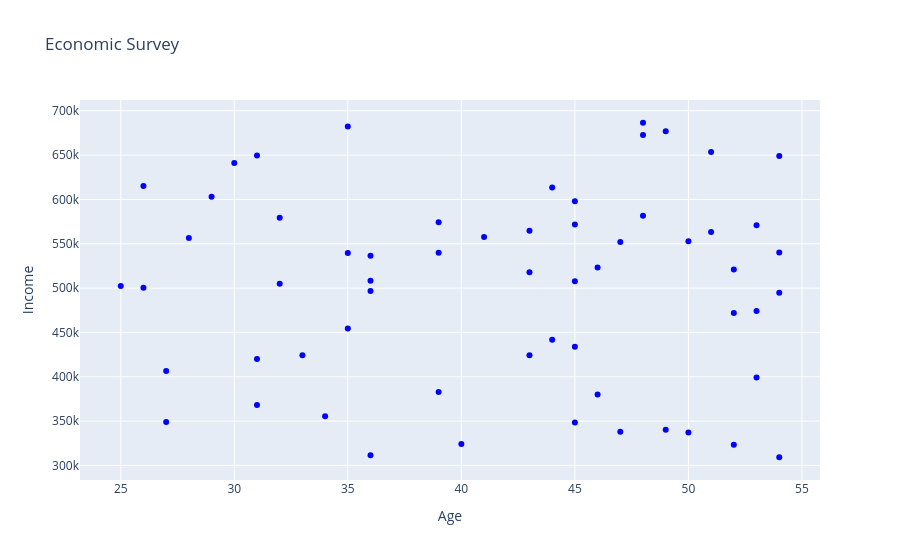

Write notebook code for a chart like this one.
### Markdown cell above
**However in the previous output title, x-axis and y-axis labels are missing. Let us use the update_layout function to update the title and labels.**

### Code cell
## Here we update these values under function attributes such as title,xaxis_title and yaxis_title
fig.update_layout(title='Economic Survey', xaxis_title='Age', yaxis_title='Income')
# Display the figure
fig.show()

### Figure 1 — Plotly figure (JSON) as saved in the notebook; plotly's stock layout.template omitted (floating-point values rounded to 4 significant figures)
{"data": [{"marker": {"color": "blue"}, "mode": "markers", "type": "scatter", "x": [31, 44, 53, 39, 35, 32, 53, 45, 31, 50, 43, 47, 35, 35, 48, 45, 28, 32, 48, 27, 46, 45, 26, 48, 36, 54, 30, 26, 52, 45, 25, 36, 50, 46, 53, 36, 49, 41, 51, 51, 34, 52, 52, 40, 39, 54, 54, 39, 54, 43, 36, 47, 44, 49, 27, 29, 43, 31, 45, 33], "y": [649457, 441699, 570936, 539931, 539629, 505041, 474073, 507624, 368148, 552801, 424243, 551995, 682318, 454555, 686502, 348555, 556508, 579303, 672654, 406530, 380077, 598064, 500551, 581601, 508261, 540181, 641097, 615139, 471829, 571836, 502283, 496769, 337065, 523165, 399299, 311534, 340397, 557750, 653531, 563160, 355591, 520884, 323247, 324300, 382798, 309268, 648951, 574329, 494776, 517851, 536584, 338044, 613358, 676896, 348984, 602918, 564712, 420151, 433767, 424375]}], "layout": {"title": {"text": "Economic Survey"}, "xaxis": {"title": {"text": "Age"}}, "yaxis": {"title": {"text": "Income"}}}}
